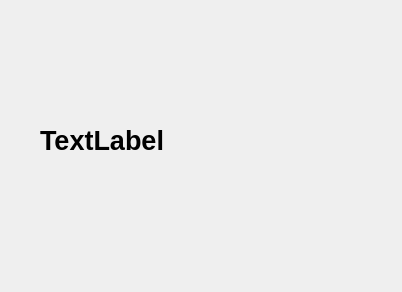
<?xml version="1.0" encoding="UTF-8"?>
<ui version="4.0">
 <class>Dialog</class>
 <widget class="QDialog" name="Dialog">
  <property name="geometry">
   <rect>
    <x>0</x>
    <y>0</y>
    <width>402</width>
    <height>292</height>
   </rect>
  </property>
  <property name="windowTitle">
   <string>Dialog</string>
  </property>
  <widget class="QLabel" name="label">
   <property name="geometry">
    <rect>
     <x>40</x>
     <y>90</y>
     <width>321</width>
     <height>101</height>
    </rect>
   </property>
   <property name="font">
    <font>
     <pointsize>20</pointsize>
     <bold>true</bold>
    </font>
   </property>
   <property name="text">
    <string>TextLabel</string>
   </property>
  </widget>
 </widget>
 <resources/>
 <connections/>
</ui>
